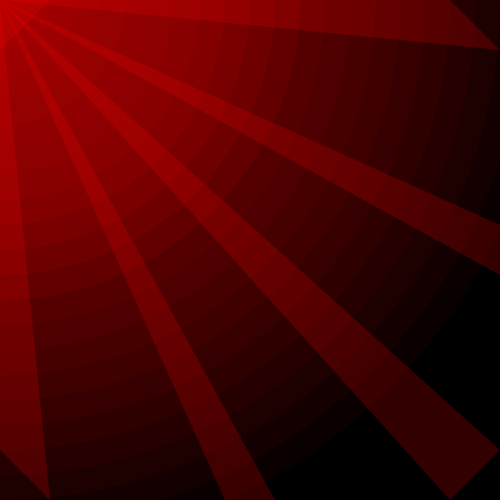
Frame 1 (no input)
Frame 60 (the mouse pressed at the canvas centre just before this capture): identical to frame 1, image omitted
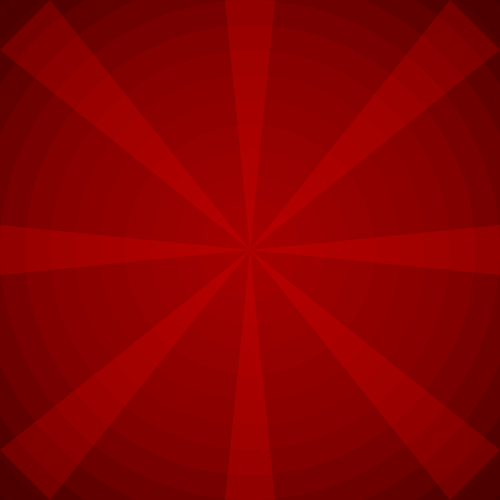
Frame 120 (the mouse held since frame 60 and released just before this capture)

The Processing sketch that drew these frames (run headless with seeded random() and noise(); from frame 60 on, the mouse is pressed at the canvas centre):

// Processing sketch: processing_36150
// ── processing_36150.pde

void setup(){
  size(500,500);
 

 }
  
  void draw(){
      background(0);
    smooth();
    noStroke();
    fill(255,0,0,50);
      
   
   triangle(0,50,pmouseY,mouseX,50,0); 
   triangle(450,0,500,50,mouseY,mouseX);
   triangle(0,450,mouseY,mouseX,50,500);
   triangle(mouseY,mouseX,500,450,450,500);
   triangle(0,225,mouseY,mouseX,0,275);
   triangle(mouseY,mouseX,275,500,225,500);
   triangle(mouseY,mouseX,500,225,500,275);
   triangle(225,0,275,0,mouseY,mouseX);
   fill(255,0,0,10);
   
   
   
   
   
   
    ellipse(mouseY,mouseX,1100,1100);
    ellipse(mouseY,mouseX,1050,1050); 
   ellipse(mouseY,mouseX,1000,1000); 
  ellipse(mouseY,mouseX,950,950);
  ellipse(mouseY,mouseX,900,900);
    ellipse(mouseY,mouseX,850,850);
    ellipse(mouseY,mouseX,800,800); 
   ellipse(mouseY,mouseX,750,750); 
  ellipse(mouseY,mouseX,700,700);
  ellipse(mouseY,mouseX,650,650);
      ellipse(mouseY,mouseX,600,600);
    ellipse(mouseY,mouseX,550,550); 
   ellipse(mouseY,mouseX,500,500); 
  ellipse(mouseY,mouseX,450,450);   
    ellipse(mouseY,mouseX,600,600);
    ellipse(mouseY,mouseX,550,550); 
   ellipse(mouseY,mouseX,500,500); 
  ellipse(mouseY,mouseX,450,450);
  ellipse(mouseY,mouseX,400,400);
  ellipse(mouseY,mouseX,350,350);
  ellipse(mouseY,mouseX,300,300);
  ellipse(mouseY,mouseX,250,250); 
   ellipse(mouseY,mouseX,200,200);
  ellipse(mouseY,mouseX,150,150);
    ellipse(mouseY,mouseX,100,100); 
    ellipse(mouseY,mouseX,50,50); 
    ellipse(mouseY,mouseX,10,10);

  
}

                
                
